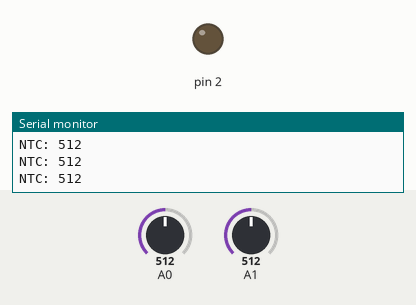
This sketch was run on a simulated Arduino Uno, built with avr-gcc and run on an emulated ATmega328P. Shown: output pins drawn as LEDs (lit = HIGH), the last lines printed to the serial monitor. The test bench sets the inputs (shaded band); at power-on: A0 = 512, A1 = 512.

Above: at 1.2 s.
1.3 s: A0 set to 359
2.8 s: A0 set to 331
At 3.9 s:
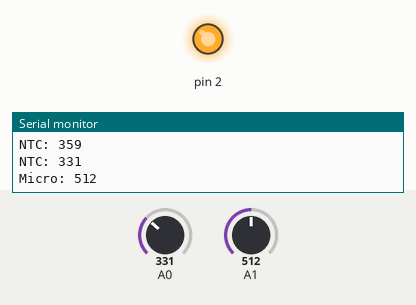
Timing chart, 0 to 5.8 s (numbered marks = the images above; inputs shaded):
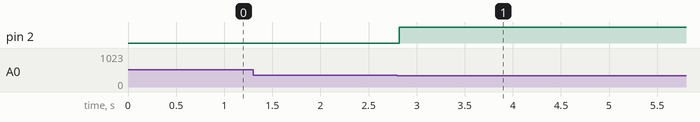

Measured:
- the behaviour switches between 350 and 349 on A0 (found by bisection; images 0 and 1)
- after the input at 2.8 s, pin 2: LOW → HIGH at once

The sketch:

VELA_v0.ino
```cpp
int encendido;

void setup() {
  Serial.begin(9600);
  pinMode(2, OUTPUT);
  encendido = 0;
}

void loop() {
  if (!encendido){
    int valor = analogRead(A0);
    Serial.print("NTC: ");
    Serial.println(valor);
    if (valor < 350){
      encendido = 1;
      digitalWrite(2, 1);
      delay(1000);
    }
  } else {
    int valor2 = analogRead(A1);
    Serial.print("Micro: ");
    Serial.println(valor2);
    if (valor2 > 550){
      encendido = 0;
      digitalWrite(2, 0);
      delay(1000);
    }
  }

  delay(50);
}
```
